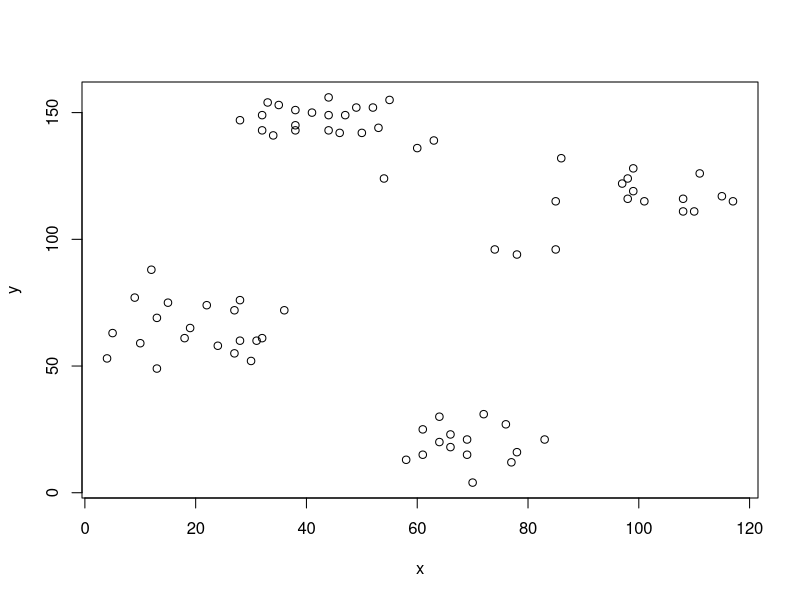
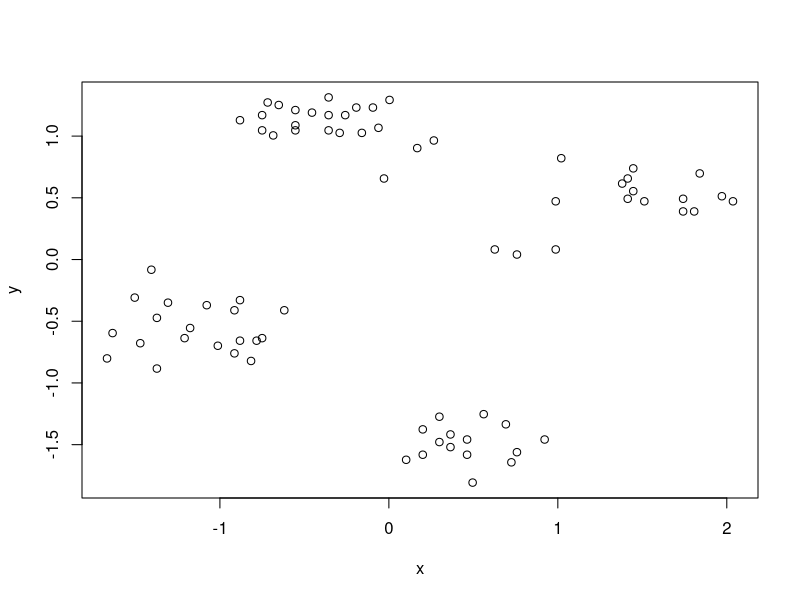
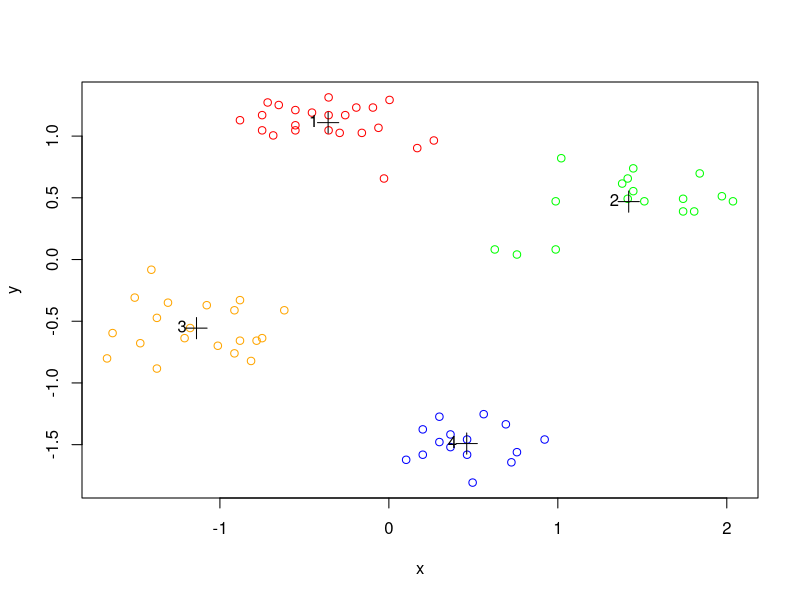

These charts were generated, in order, by the following R code:
data(ruspini, package="cluster")
#' Shuffle rows
ruspini <- ruspini[sample(1:nrow(ruspini)),]
plot(ruspini)

#Scale each column in the data to zero mean and unit standard deviation (z-scores).
ruspini_scaled <- scale(ruspini)
plot(ruspini_scaled)

#The K-means algorithm is used on the data below. k is set to four because it seems like there are four clusters when looking at the scatter plot for the previous data.
ruspiniKM = kmeans(ruspini_scaled, 4)
colors = c("red", "green", "orange", "blue")
#plot(ruspini[,1:2], pch = 19, col = colors[ruspiniKM$cluster])


plot(ruspini_scaled, col= colors[ruspiniKM$cluster])
points(ruspiniKM$centers, pch=3, cex=2) # this adds the centroids
text(ruspiniKM$centers, labels=1:4, pos=2) # this adds the cluster ID

ruspiniKM